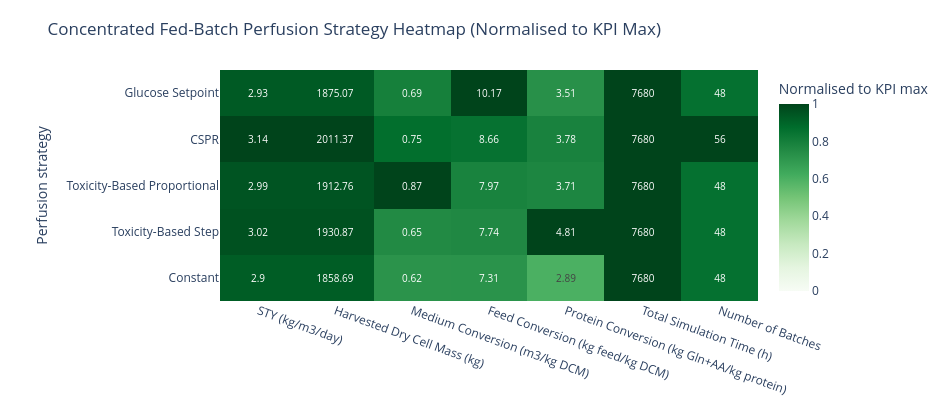

The notebook cell this image was saved under:
### Code cell
# Concentrated fed-batch perfusion strategy heatmap
fig_cf_heat, cf_heat_raw, cf_heat_norm = build_strategy_heatmap("concentrated_fedbatch")
fig_cf_heat.show()

SAVE_FIG = False
if SAVE_FIG:
    out_svg = NOTEBOOK_DIR / STRATEGY_HEATMAP_CONFIG["concentrated_fedbatch"]["output_name"]
    save_figure_svg(fig_cf_heat, out_svg, width=950, height=max(360, 110 + 60 * len(cf_heat_raw.index)))
    print(f"Saved: {out_svg.name}")

### Figure 1 — Plotly figure (JSON) as saved in the notebook; plotly's stock layout.template omitted (floating-point values rounded to 4 significant figures)
{"data": [{"colorbar": {"title": {"text": "Normalised to KPI max"}}, "colorscale": [[0, "rgb(247,252,245)"], [0.125, "rgb(229,245,224)"], [0.25, "rgb(199,233,192)"], [0.375, "rgb(161,217,155)"], [0.5, "rgb(116,196,118)"], [0.625, "rgb(65,171,93)"], [0.75, "rgb(35,139,69)"], [0.875, "rgb(0,109,44)"], [1, "rgb(0,68,27)"]], "customdata": [[2.904, 1859.0, 0.6234, 7.31, 2.888, 7680.0, 48.0], [3.017, 1931.0, 0.6549, 7.739, 4.807, 7680.0, 48.0], [2.989, 1913.0, 0.8676, 7.975, 3.71, 7680.0, 48.0], [3.143, 2011.0, 0.7536, 8.663, 3.784, 7680.0, 56.0], [2.93, 1875.0, 0.6921, 10.17, 3.511, 7680.0, 48.0]], "hovertemplate": "<b>%{y}</b><br>%{x}<br>Normalised score: %{z:.3f}<br>Mean raw value: %{customdata:.4g}<extra></extra>", "text": [["2.9", "1858.69", "0.62", "7.31", "2.89", "7680", "48"], ["3.02", "1930.87", "0.65", "7.74", "4.81", "7680", "48"], ["2.99", "1912.76", "0.87", "7.97", "3.71", "7680", "48"], ["3.14", "2011.37", "0.75", "8.66", "3.78", "7680", "56"], ["2.93", "1875.07", "0.69", "10.17", "3.51", "7680", "48"]], "textfont": {"size": 10}, "texttemplate": "%{text}", "type": "heatmap", "x": ["STY (kg/m3/day)", "Harvested Dry Cell Mass (kg)", "Medium Conversion (m3/kg DCM)", "Feed Conversion (kg feed/kg DCM)", "Protein Conversion (kg Gln+AA/kg protein)", "Total Simulation Time (h)", "Number of Batches"], "y": ["Constant", "Toxicity-Based Step", "Toxicity-Based Proportional", "CSPR", "Glucose Setpoint"], "z": [[0.9241, 0.9241, 0.7186, 0.7191, 0.6008, 1.0, 0.8571], [0.96, 0.96, 0.7549, 0.7613, 1.0, 1.0, 0.8571], [0.951, 0.951, 1.0, 0.7845, 0.7717, 1.0, 0.8571], [1.0, 1.0, 0.8686, 0.8522, 0.7873, 1.0, 1.0], [0.9322, 0.9322, 0.7977, 1.0, 0.7304, 1.0, 0.8571]], "zmax": 1, "zmin": 0}], "layout": {"height": 410, "margin": {"b": 70, "l": 220, "r": 40, "t": 70}, "title": {"text": "Concentrated Fed-Batch Perfusion Strategy Heatmap (Normalised to KPI Max)"}, "width": 950, "xaxis": {"tickangle": 20}, "yaxis": {"title": {"text": "Perfusion strategy"}}}}
